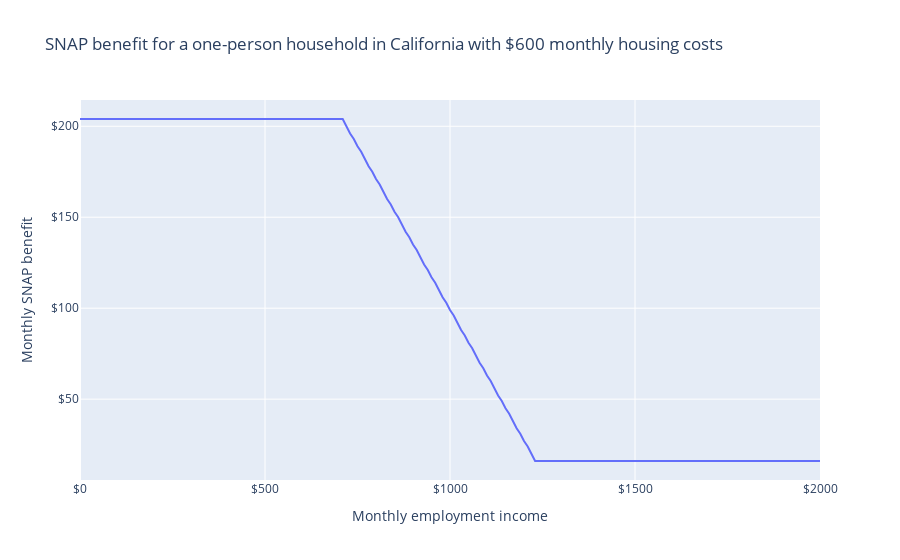

Notebook cell for this chart:
### Markdown cell above
What if their earnings change? They receive the maximum benefit of \$204 per month until they reach \$720 in monthly earnings, at which point it starts phasing out until their earnings reach \$1,230.

### Code cell
sim.vary("employment_income", max=2000 * 12, step=120)

import plotly.express as px

LABELS = dict(
    employment_income="Monthly employment income",
    housing_cost="Monthly housing cost",
    snap="Monthly SNAP benefit",
    mtr="Marginal tax rate",
    housing_subsidy_rate="Housing subsidy rate"
)

df = pd.DataFrame(dict(
    employment_income=sim.calc("employment_income")[0],
    snap = sim.calc("snap")[0],
    mtr = -sim.deriv("snap", "employment_income")
))
df[["employment_income", "snap"]] = (df[["employment_income", "snap"]] / 12).round()

fig = px.line(df, "employment_income", "snap", labels=LABELS,
    title="SNAP benefit for a one-person household in California with $600 monthly housing costs")
fig.update_layout(xaxis_tickformat="$", yaxis_tickformat="$")
fig.show()

### Figure 1 — Plotly figure (JSON) as saved in the notebook; plotly's stock layout.template omitted (floating-point values rounded to 4 significant figures; data arrays with more than 128 entries replaced by an {"elided": "..."} marker saying what was removed)
{"data": [{"hovertemplate": "Monthly employment income=%{x}<br>Monthly SNAP benefit=%{y}<extra></extra>", "legendgroup": "", "line": {"color": "#636efa", "dash": "solid"}, "marker": {"symbol": "circle"}, "mode": "lines", "name": "", "orientation": "v", "showlegend": false, "type": "scatter", "x": {"elided": "201 int values"}, "xaxis": "x", "y": {"elided": "201 int values"}, "yaxis": "y"}], "layout": {"autosize": true, "legend": {"tracegroupgap": 0}, "title": {"text": "SNAP benefit for a one-person household in California with $600 monthly housing costs"}, "xaxis": {"anchor": "y", "autorange": true, "domain": [0, 1], "range": [0, 2000], "tickformat": "$", "title": {"text": "Monthly employment income"}, "type": "linear"}, "yaxis": {"anchor": "x", "autorange": true, "domain": [0, 1], "range": [5.556, 214.4], "tickformat": "$", "title": {"text": "Monthly SNAP benefit"}, "type": "linear"}}}
